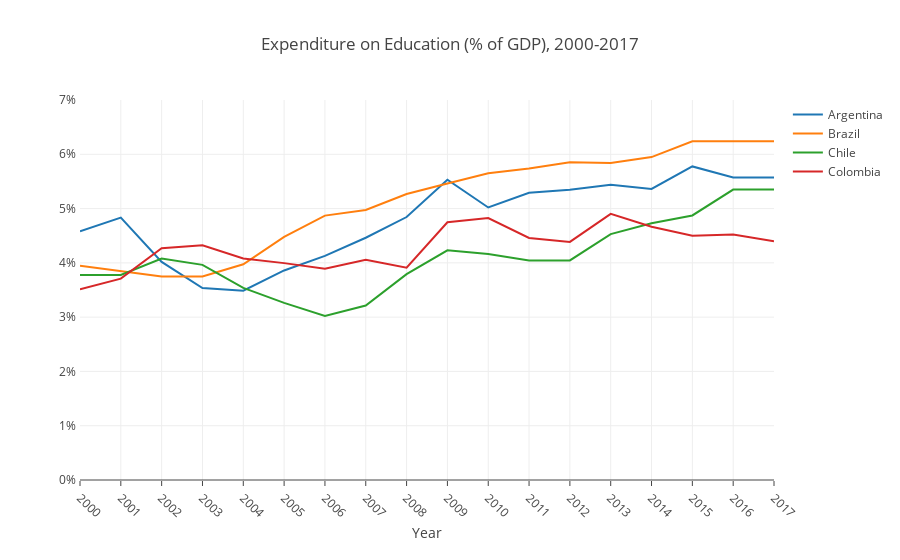

Notebook code cell kept with this figure:
### Code cell
layout = go.Layout( 
    xaxis = go.layout.XAxis(
        tickmode='array',
        tickvals=np.arange(2000, 2018, step=1),
        tickangle=45,
        title='Year',
        ticklen=5
    ),
    yaxis = go.layout.YAxis(
        ticksuffix='% ',
        range=[0, 7]
    ),
    title='Expenditure on Education (% of GDP), 2000-2017'
)

fig = go.Figure(
    layout=layout
)
        
for country in education_by_country_selected['Country Name'].unique():
    ext_pov_region = education_by_country_selected[education_by_country_selected['Country Name'] == country]
    x = ext_pov_region['Year']
    y = ext_pov_region['Expenditure on Education (% of GDP)'].fillna(method='ffill')
    fig.add_scatter(x=x, y=y, name=country, mode='lines')
    
py(fig, filename='gdp-edu-line')

### Figure 1 — Plotly figure (JSON) as saved in the notebook; plotly's stock layout.template omitted (floating-point values rounded to 4 significant figures)
{"data": [{"mode": "lines", "name": "Argentina", "type": "scatter", "uid": "97d586c2-93c5-4d83-a031-bf39cdbdfe06", "x": ["2000", "2001", "2002", "2003", "2004", "2005", "2006", "2007", "2008", "2009", "2010", "2011", "2012", "2013", "2014", "2015", "2016", "2017"], "y": [4.58, 4.834, 4.017, 3.535, 3.487, 3.86, 4.128, 4.463, 4.844, 5.531, 5.02, 5.291, 5.346, 5.437, 5.361, 5.776, 5.572, 5.572]}, {"mode": "lines", "name": "Brazil", "type": "scatter", "uid": "c9e35216-2e60-4489-bd6d-224beb17b75b", "x": ["2000", "2001", "2002", "2003", "2004", "2005", "2006", "2007", "2008", "2009", "2010", "2011", "2012", "2013", "2014", "2015", "2016", "2017"], "y": [3.949, 3.845, 3.75, 3.75, 3.974, 4.479, 4.871, 4.974, 5.269, 5.464, 5.649, 5.737, 5.855, 5.839, 5.948, 6.241, 6.241, 6.241]}, {"mode": "lines", "name": "Chile", "type": "scatter", "uid": "275a10d4-4a93-4ff5-9abe-e7e38edf2b0a", "x": ["2000", "2001", "2002", "2003", "2004", "2005", "2006", "2007", "2008", "2009", "2010", "2011", "2012", "2013", "2014", "2015", "2016", "2017"], "y": [3.776, 3.776, 4.081, 3.963, 3.538, 3.263, 3.022, 3.214, 3.792, 4.231, 4.162, 4.045, 4.045, 4.529, 4.73, 4.874, 5.351, 5.351]}, {"mode": "lines", "name": "Colombia", "type": "scatter", "uid": "a995d789-7417-40c9-89cd-a8a46dc446a7", "x": ["2000", "2001", "2002", "2003", "2004", "2005", "2006", "2007", "2008", "2009", "2010", "2011", "2012", "2013", "2014", "2015", "2016", "2017"], "y": [3.511, 3.709, 4.268, 4.325, 4.079, 3.995, 3.893, 4.059, 3.91, 4.747, 4.826, 4.46, 4.385, 4.903, 4.665, 4.5, 4.521, 4.4]}], "layout": {"title": {"text": "Expenditure on Education (% of GDP), 2000-2017"}, "xaxis": {"tickangle": 45, "ticklen": 5, "tickmode": "array", "tickvals": [2000, 2001, 2002, 2003, 2004, 2005, 2006, 2007, 2008, 2009, 2010, 2011, 2012, 2013, 2014, 2015, 2016, 2017], "title": {"text": "Year"}}, "yaxis": {"range": [0, 7], "ticksuffix": "% "}}}
